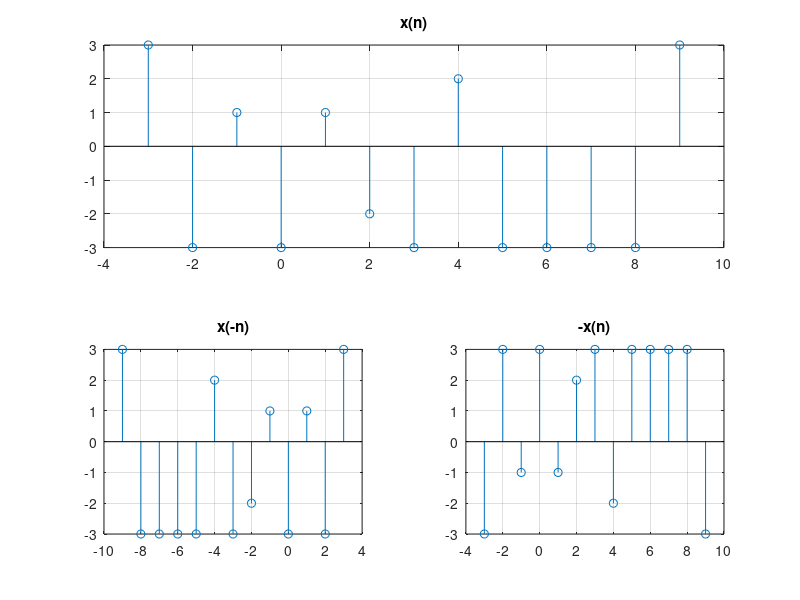

MATLAB code to generate this figure:
clc; clear all; close all;
format compact
x=[]
for i=-3:1:9
	if i==-3||i==-1
		x=[x abs(i)]
	elseif i==2||i==3
		x=[x -i]
	elseif i==4||i==9
		x=[x sqrt(i)]
	elseif i==1
		x=[x factorial(i)]
	else x=[x -3]
	end
end
n=-3:9;
subplot(2,1,1)
stem(n,x)
title('x(n)')
grid on
subplot(2,2,3)
stem(-n,x)
title('x(-n)')
grid on
subplot(2,2,4)
stem(n,-x)
title('-x(n)')
grid on